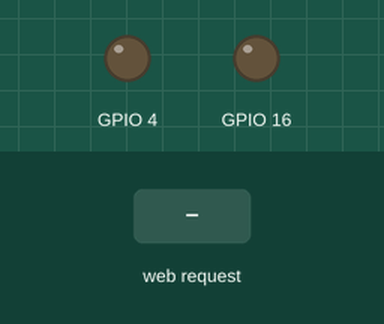
Simulated run of this sketch. Board: ESP8266 (NodeMCU). On the bench: output pins drawn as LEDs (lit = HIGH). The test bench sets the inputs (shaded band). What the sketch prints to the serial monitor is not drawn.

Above: at 1.2 s.
1.3 s: HTTP request GET /action?type=1 received
At 2.4 s:
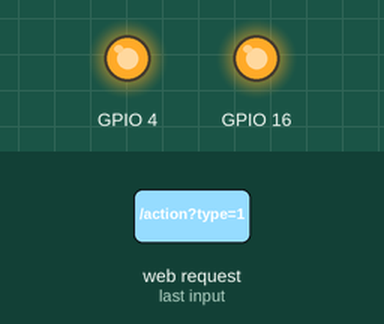
2.8 s: HTTP request GET /action?type=0 received
At 3.5 s:
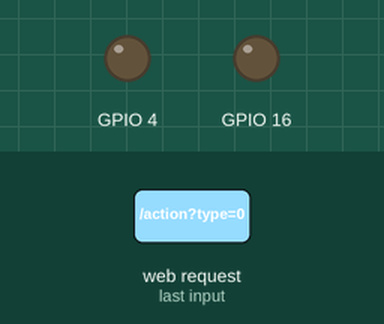
4.3 s: HTTP request GET /action?type=2 received
At 4.7 s:
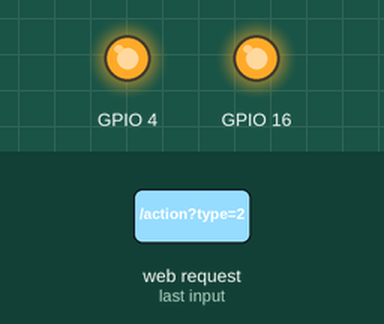
Timing chart, 0 to 7.3 s (numbered marks = the images above; inputs shaded):
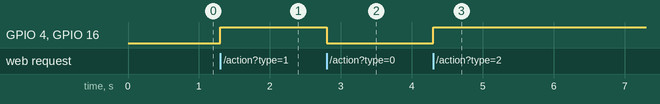

The sketch:

fan_wifi_mixly.ino
```cpp
#include <ESP8266WiFi.h>
#include <ESP8266WebServer.h>

IPAddress localIp(192, 168, 4, 1);
IPAddress subnet(255, 255, 255, 0);
ESP8266WebServer server(8080);

volatile int CMD;
volatile int speed;

void handleNotFound() {
  server.send(404, "text/plain", "404: Not found");
}

void handleActionRequest() {
  if (!server.hasArg("type")) {
    server.send(404, "text/plain", "Action: undefined");
    return;


  }
  String type = server.arg("type");
  if (type.equals("1")) {
    server.send(200, "text/plain", "Action 1");
    speed = 1;

  } else if (type.equals("2")) {
    server.send(200, "text/plain", "Action 2");
    speed = 2;
  } else if (type.equals("3")) {
    server.send(200, "text/plain", "Action 3");
    speed = 3;
  } else if (type.equals("0")) {
    server.send(200, "text/plain", "Action 0");
    speed = 0;
  } else {
    server.send(404, "text/plain", "Undefined");

  }
}

void fan_speed() {
  switch (speed) {
   case 0:
    digitalWrite(16,LOW);
    analogWrite(4,0);
    break;
   case 1:
    digitalWrite(16,HIGH);
    analogWrite(4,400);
    break;
   case 2:
    digitalWrite(16,HIGH);
    analogWrite(4,700);
    break;
   case 3:
    digitalWrite(16,HIGH);
    analogWrite(4,1000);
    break;
  }
}

void handleMoveRequest() {
  if (!server.hasArg("dir")) {
    server.send(404, "text/plain", "Action: undefined");
    return;


  }
  String dir = server.arg("dir");
}

void setup(){
  WiFi.mode(WIFI_AP);
  WiFi.softAPConfig(localIp, localIp, subnet);
  WiFi.softAP("IoT-AP", "12345678");
  Serial.begin(9600);
  server.on("/move", HTTP_GET, handleMoveRequest);
  server.on("/action", HTTP_GET, handleActionRequest);
  server.onNotFound(handleNotFound);
  server.begin();
  Serial.println();
  Serial.println("Local ip: " + WiFi.localIP().toString());

  pinMode(4, OUTPUT);
  pinMode(16, OUTPUT);
  CMD = 'S';
  speed = 0;
  digitalWrite(4,LOW);
  digitalWrite(16,HIGH);
}

void loop(){
  server.handleClient();
  fan_speed();
  delay(1);

}
```

Measured:
- after the input at 1.3 s, GPIO 4, GPIO 16: LOW → HIGH at once
- after the input at 2.8 s, GPIO 4, GPIO 16: HIGH → LOW at once
- after the input at 4.3 s, GPIO 4, GPIO 16: LOW → HIGH at once
